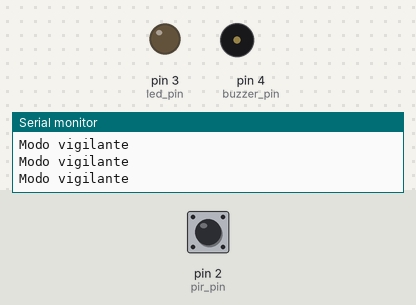
A sketch run on a simulated Arduino Uno, built with avr-gcc and run on an emulated ATmega328P. Parts: output pins drawn as LEDs (lit = HIGH), buzzer (waves = sounding, pin HIGH), the last lines printed to the serial monitor. Dashed ring = blinking. The inputs (shaded band) are chosen by the test bench; at power-on: pin 2 (pir_pin) LOW.

Above: at 1.2 s.
1.3 s: pin 2 (pir_pin) driven HIGH
At 1.6 s:
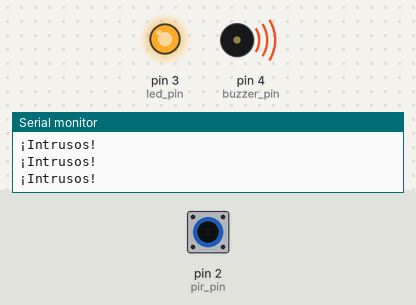
2.8 s: pin 2 (pir_pin) driven LOW
At 3.6 s:
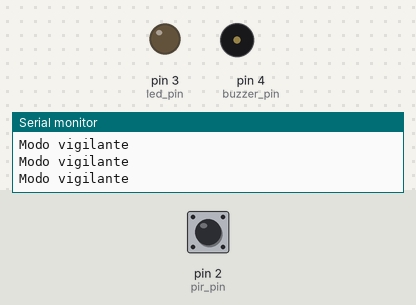
5.8 s: pin 2 (pir_pin) pulsed HIGH 2 times (0.12 s each, 0.3 s apart)
At 6.16 s:
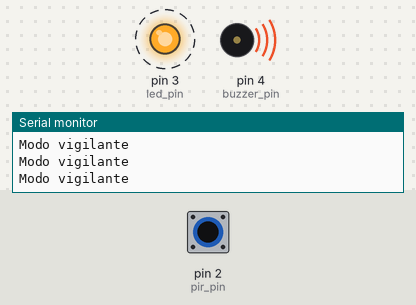
9.4 s: pin 2 (pir_pin) pulsed HIGH 5 times (0.12 s each, 0.3 s apart)
At 11.3 s:
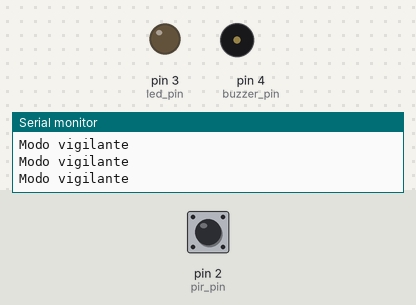
Timing chart, 0 to 12.8 s (numbered marks = the images above; inputs shaded):
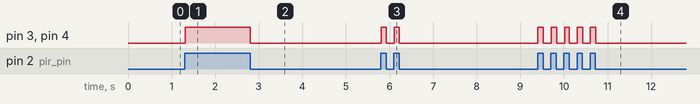

The sketch:

sensor_movimiento.ino
```cpp
int pir_pin = 2;
int led_pin = 3;
int buzzer_pin = 4;
void setup()
{
  pinMode(pir_pin, INPUT);
  pinMode(led_pin, OUTPUT);
  pinMode(buzzer_pin, OUTPUT);
  Serial.begin(9600);
}
void loop()
{
  if(digitalRead(pir_pin) == HIGH)
  {
    digitalWrite(led_pin, HIGH);
    digitalWrite(buzzer_pin, HIGH);
    Serial.println("¡Intrusos!");
  }
  else
  {
    digitalWrite(led_pin, LOW);
    digitalWrite(buzzer_pin, LOW);
    Serial.println("Modo vigilante");
  }
}
```

Measured:
- after the input at 1.3 s, pin 3 (led_pin), pin 4 (buzzer_pin): LOW → HIGH at once
- after the input at 2.8 s, pin 3 (led_pin), pin 4 (buzzer_pin): HIGH → LOW at once
- after the input at 5.8 s, pin 3 (led_pin), pin 4 (buzzer_pin): alternates HIGH for 0.11 s and LOW for 0.18 s, 4 changes in all, then stays LOW, starting at once
- after the input at 9.4 s, pin 3 (led_pin), pin 4 (buzzer_pin): alternates HIGH for 0.12 s and LOW for 0.18 s, 10 changes in all, then stays LOW, starting at once
